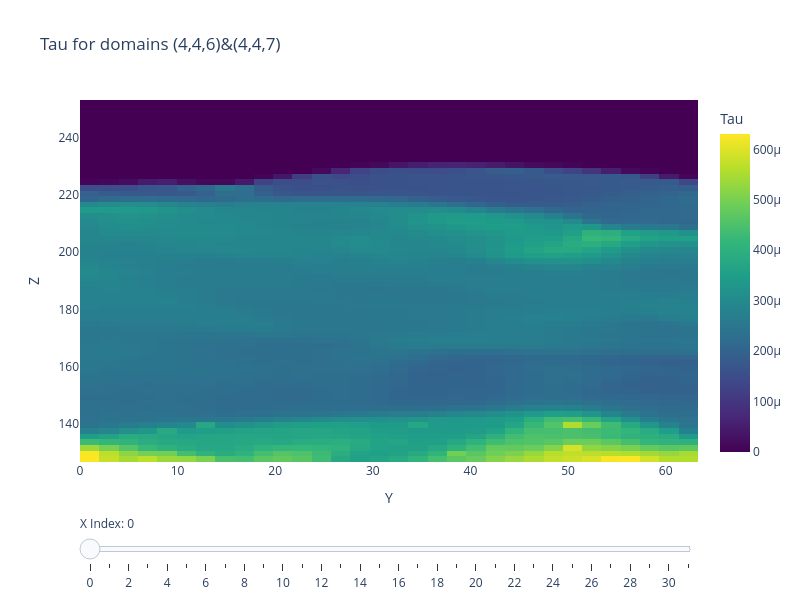

The code cell stored with this chart in its notebook:
### Code cell
# --- Your existing data processing ---
taulist = []
gridlist = []
for dom_id, dom in domain_registry.items():
    taulist.append(dom.tau[3:35, 3:35, 3:35])
    gridlist.append(dom.grid[3:35, 3:35, 3:35])

taulist = np.concatenate(taulist, axis=2)
gridlist = np.concatenate(gridlist, axis=2)

# Extract 1D arrays for the axes 
Y = gridlist[0, :, 0, 1]
Z = gridlist[0, 0, :, 2]
num_x_indices = taulist.shape[0]

# --- Plotly Interactive Implementation ---
# 1. Initialize the figure with the first X slice (index 0)
fig = go.Figure(
    data=go.Heatmap(
        x=Y, 
        y=Z, 
        z=taulist[0, :, :].transpose(),
        colorscale='viridis',
        colorbar=dict(title='Tau')
    )
)

# 2. Build the list of steps for the slider
steps = []
for i in range(num_x_indices):
    step = dict(
        method="restyle",
        # We wrap the new z-data in a list because we are updating trace 0
        args=[{"z": [taulist[i, :, :].transpose()]}],
        label=str(i)  # The text that appears on the slider tick
    )
    steps.append(step)

# 3. Create the slider configuration
sliders = [dict(
    active=0,
    currentvalue={"prefix": "X Index: "},
    pad={"t": 50},  # Add top padding so it doesn't overlap the plot
    steps=steps
)]

# 4. Attach the slider and format the layout
fig.update_layout(
    sliders=sliders,
    xaxis_title='Y',
    yaxis_title='Z',
    title='Tau for domains (4,4,6)&(4,4,7)',
    width=800,
    height=600
)

fig.show()

### Figure 1 — Plotly figure (JSON) as saved in the notebook; plotly's stock layout.template omitted (floating-point values rounded to 4 significant figures; data arrays with more than 128 entries replaced by an {"elided": "..."} marker saying what was removed)
{"data": [{"colorbar": {"title": {"text": "Tau"}}, "colorscale": [[0, "#440154"], [0.1111, "#482878"], [0.2222, "#3e4989"], [0.3333, "#31688e"], [0.4444, "#26828e"], [0.5556, "#1f9e89"], [0.6667, "#35b779"], [0.7778, "#6ece58"], [0.8889, "#b5de2b"], [1, "#fde725"]], "type": "heatmap", "x": [0.9893, 2.968, 4.946, 6.925, 8.903, 10.88, 12.86, 14.84, 16.82, 18.8, 20.77, 22.75, 24.73, 26.71, 28.69, 30.67, 32.65, 34.62, 36.6, 38.58, 40.56, 42.54, 44.52, 46.5, 48.47, 50.45, 52.43, 54.41, 56.39, 58.37, 60.35, 62.32], "y": [127.6, 129.6, 131.6, 133.6, 135.5, 137.5, 139.5, 141.5, 143.4, 145.4, 147.4, 149.4, 151.4, 153.3, 155.3, 157.3, 159.3, 161.3, 163.2, 165.2, 167.2, 169.2, 171.1, 173.1, 175.1, 177.1, 179.1, 181.0, 183.0, 185.0, 187.0, 189.0, 190.9, 192.9, 194.9, 196.9, 198.8, 200.8, 202.8, 204.8, 206.8, 208.7, 210.7, 212.7, 214.7, 216.6, 218.6, 220.6, 222.6, 224.6, 226.5, 228.5, 230.5, 232.5, 234.5, 236.4, 238.4, 240.4, 242.4, 244.3, 246.3, 248.3, 250.3, 252.3], "z": {"elided": "64x32 float values"}}], "layout": {"height": 600, "sliders": [{"active": 0, "currentvalue": {"prefix": "X Index: "}, "pad": {"t": 50}, "steps": [{"args": [{"z": {"elided": "1x64x32 float values"}}], "label": "0", "method": "restyle"}, {"args": [{"z": {"elided": "1x64x32 float values"}}], "label": "1", "method": "restyle"}, {"args": [{"z": {"elided": "1x64x32 float values"}}], "label": "2", "method": "restyle"}, {"args": [{"z": {"elided": "1x64x32 float values"}}], "label": "3", "method": "restyle"}, {"args": [{"z": {"elided": "1x64x32 float values"}}], "label": "4", "method": "restyle"}, {"args": [{"z": {"elided": "1x64x32 float values"}}], "label": "5", "method": "restyle"}, {"args": [{"z": {"elided": "1x64x32 float values"}}], "label": "6", "method": "restyle"}, {"args": [{"z": {"elided": "1x64x32 float values"}}], "label": "7", "method": "restyle"}, {"args": [{"z": {"elided": "1x64x32 float values"}}], "label": "8", "method": "restyle"}, {"args": [{"z": {"elided": "1x64x32 float values"}}], "label": "9", "method": "restyle"}, {"args": [{"z": {"elided": "1x64x32 float values"}}], "label": "10", "method": "restyle"}, {"args": [{"z": {"elided": "1x64x32 float values"}}], "label": "11", "method": "restyle"}, {"args": [{"z": {"elided": "1x64x32 float values"}}], "label": "12", "method": "restyle"}, {"args": [{"z": {"elided": "1x64x32 float values"}}], "label": "13", "method": "restyle"}, {"args": [{"z": {"elided": "1x64x32 float values"}}], "label": "14", "method": "restyle"}, {"args": [{"z": {"elided": "1x64x32 float values"}}], "label": "15", "method": "restyle"}, {"args": [{"z": {"elided": "1x64x32 float values"}}], "label": "16", "method": "restyle"}, {"args": [{"z": {"elided": "1x64x32 float values"}}], "label": "17", "method": "restyle"}, {"args": [{"z": {"elided": "1x64x32 float values"}}], "label": "18", "method": "restyle"}, {"args": [{"z": {"elided": "1x64x32 float values"}}], "label": "19", "method": "restyle"}, {"args": [{"z": {"elided": "1x64x32 float values"}}], "label": "20", "method": "restyle"}, {"args": [{"z": {"elided": "1x64x32 float values"}}], "label": "21", "method": "restyle"}, {"args": [{"z": {"elided": "1x64x32 float values"}}], "label": "22", "method": "restyle"}, {"args": [{"z": {"elided": "1x64x32 float values"}}], "label": "23", "method": "restyle"}, {"args": [{"z": {"elided": "1x64x32 float values"}}], "label": "24", "method": "restyle"}, {"args": [{"z": {"elided": "1x64x32 float values"}}], "label": "25", "method": "restyle"}, {"args": [{"z": {"elided": "1x64x32 float values"}}], "label": "26", "method": "restyle"}, {"args": [{"z": {"elided": "1x64x32 float values"}}], "label": "27", "method": "restyle"}, {"args": [{"z": {"elided": "1x64x32 float values"}}], "label": "28", "method": "restyle"}, {"args": [{"z": {"elided": "1x64x32 float values"}}], "label": "29", "method": "restyle"}, {"args": [{"z": {"elided": "1x64x32 float values"}}], "label": "30", "method": "restyle"}, {"args": [{"z": {"elided": "1x64x32 float values"}}], "label": "31", "method": "restyle"}]}], "title": {"text": "Tau for domains (4,4,6)&(4,4,7)"}, "width": 800, "xaxis": {"title": {"text": "Y"}}, "yaxis": {"title": {"text": "Z"}}}}
